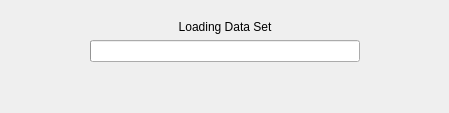
<?xml version="1.0" encoding="UTF-8"?>
<ui version="4.0">
 <class>ProgressWidget</class>
 <widget class="QWidget" name="ProgressWidget">
  <property name="geometry">
   <rect>
    <x>0</x>
    <y>0</y>
    <width>449</width>
    <height>113</height>
   </rect>
  </property>
  <property name="windowTitle">
   <string>Form</string>
  </property>
  <layout class="QGridLayout" name="gridLayout_2">
   <item row="0" column="0">
    <spacer name="horizontalSpacer_2">
     <property name="orientation">
      <enum>Qt::Horizontal</enum>
     </property>
     <property name="sizeHint" stdset="0">
      <size>
       <width>53</width>
       <height>20</height>
      </size>
     </property>
    </spacer>
   </item>
   <item row="0" column="1">
    <widget class="QWidget" name="widget" native="true">
     <layout class="QGridLayout" name="gridLayout">
      <item row="2" column="0">
       <widget class="QProgressBar" name="progressBar">
        <property name="minimumSize">
         <size>
          <width>270</width>
          <height>0</height>
         </size>
        </property>
        <property name="maximumSize">
         <size>
          <width>270</width>
          <height>16777215</height>
         </size>
        </property>
        <property name="value">
         <number>-1</number>
        </property>
       </widget>
      </item>
      <item row="1" column="0">
       <widget class="QLabel" name="labelStatus">
        <property name="text">
         <string>Loading Data Set</string>
        </property>
        <property name="alignment">
         <set>Qt::AlignCenter</set>
        </property>
       </widget>
      </item>
      <item row="3" column="0">
       <spacer name="verticalSpacer">
        <property name="orientation">
         <enum>Qt::Vertical</enum>
        </property>
        <property name="sizeHint" stdset="0">
         <size>
          <width>20</width>
          <height>40</height>
         </size>
        </property>
       </spacer>
      </item>
     </layout>
    </widget>
   </item>
   <item row="0" column="2">
    <spacer name="horizontalSpacer">
     <property name="orientation">
      <enum>Qt::Horizontal</enum>
     </property>
     <property name="sizeHint" stdset="0">
      <size>
       <width>52</width>
       <height>20</height>
      </size>
     </property>
    </spacer>
   </item>
  </layout>
 </widget>
 <resources/>
 <connections/>
</ui>
